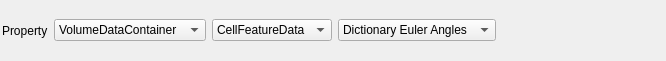
<?xml version="1.0" encoding="UTF-8"?>
<ui version="4.0">
 <class>DataArraySelectionWidget</class>
 <widget class="QWidget" name="DataArraySelectionWidget">
  <property name="geometry">
   <rect>
    <x>0</x>
    <y>0</y>
    <width>666</width>
    <height>61</height>
   </rect>
  </property>
  <layout class="QHBoxLayout" name="horizontalLayout">
   <property name="leftMargin">
    <number>2</number>
   </property>
   <property name="topMargin">
    <number>2</number>
   </property>
   <property name="rightMargin">
    <number>2</number>
   </property>
   <property name="bottomMargin">
    <number>2</number>
   </property>
   <item>
    <widget class="QLabel" name="label">
     <property name="sizePolicy">
      <sizepolicy hsizetype="Preferred" vsizetype="Preferred">
       <horstretch>0</horstretch>
       <verstretch>0</verstretch>
      </sizepolicy>
     </property>
     <property name="text">
      <string>Property</string>
     </property>
    </widget>
   </item>
   <item>
    <widget class="DREAM3DComboBox" name="dataContainerList">
     <property name="sizePolicy">
      <sizepolicy hsizetype="Fixed" vsizetype="Maximum">
       <horstretch>0</horstretch>
       <verstretch>0</verstretch>
      </sizepolicy>
     </property>
     <property name="toolTip">
      <string>Select A Data Container</string>
     </property>
     <property name="statusTip">
      <string>Select A Data Container</string>
     </property>
     <property name="sizeAdjustPolicy">
      <enum>QComboBox::AdjustToContents</enum>
     </property>
     <item>
      <property name="text">
       <string>VolumeDataContainer</string>
      </property>
     </item>
    </widget>
   </item>
   <item>
    <widget class="DREAM3DComboBox" name="attributeMatrixList">
     <property name="sizePolicy">
      <sizepolicy hsizetype="Fixed" vsizetype="Maximum">
       <horstretch>0</horstretch>
       <verstretch>0</verstretch>
      </sizepolicy>
     </property>
     <property name="toolTip">
      <string>Select An Attribute Matrix</string>
     </property>
     <property name="statusTip">
      <string>Select An Attribute Matrix</string>
     </property>
     <property name="sizeAdjustPolicy">
      <enum>QComboBox::AdjustToContents</enum>
     </property>
     <item>
      <property name="text">
       <string>CellFeatureData</string>
      </property>
     </item>
    </widget>
   </item>
   <item>
    <widget class="DREAM3DComboBox" name="attributeArrayList">
     <property name="sizePolicy">
      <sizepolicy hsizetype="Fixed" vsizetype="Maximum">
       <horstretch>0</horstretch>
       <verstretch>0</verstretch>
      </sizepolicy>
     </property>
     <property name="toolTip">
      <string>Select An Attribute Array</string>
     </property>
     <property name="statusTip">
      <string>Select An Attribute Array</string>
     </property>
     <property name="sizeAdjustPolicy">
      <enum>QComboBox::AdjustToContents</enum>
     </property>
     <item>
      <property name="text">
       <string>Dictionary Euler Angles</string>
      </property>
     </item>
    </widget>
   </item>
   <item>
    <spacer name="horizontalSpacer">
     <property name="orientation">
      <enum>Qt::Horizontal</enum>
     </property>
     <property name="sizeType">
      <enum>QSizePolicy::Expanding</enum>
     </property>
     <property name="sizeHint" stdset="0">
      <size>
       <width>40</width>
       <height>20</height>
      </size>
     </property>
    </spacer>
   </item>
  </layout>
 </widget>
 <customwidgets>
  <customwidget>
   <class>DREAM3DComboBox</class>
   <extends>QComboBox</extends>
   <header location="global">DREAM3DComboBox.h</header>
  </customwidget>
 </customwidgets>
 <resources/>
 <connections/>
</ui>
